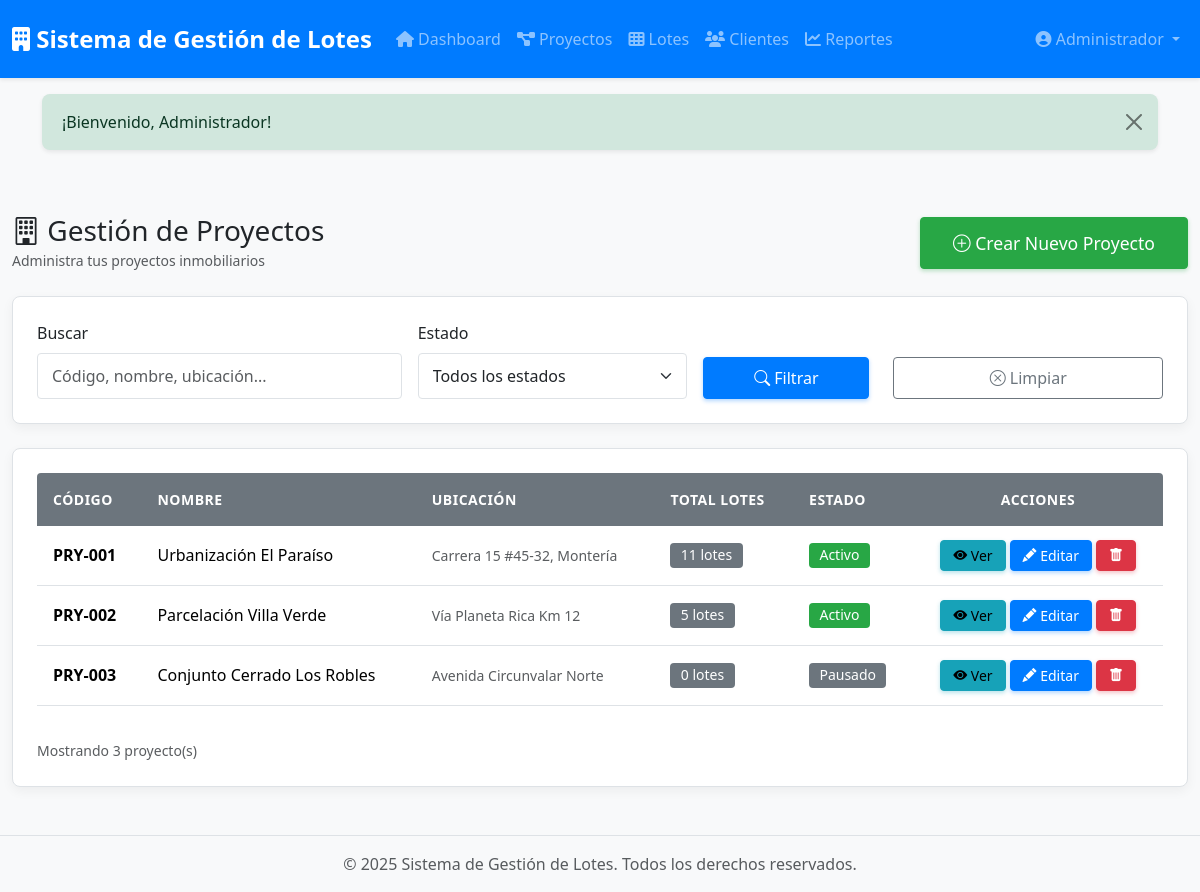
Page /proyectos (signed in) on the committed database.
### tables this page shows
CREATE TABLE `proyectos` (
  `id` int(10) UNSIGNED NOT NULL,
  `codigo` varchar(50) NOT NULL,
  `nombre` varchar(200) NOT NULL,
  `ubicacion` varchar(255) DEFAULT NULL,
  `descripcion` text DEFAULT NULL,
  `total_lotes` int(10) UNSIGNED DEFAULT 0,
  `estado` enum('activo','completado','pausado','cancelado') DEFAULT 'activo',
  `fecha_inicio` date DEFAULT NULL,
  `fecha_finalizacion` date DEFAULT NULL,
  `observaciones` text DEFAULT NULL,
  `created_at` timestamp NOT NULL DEFAULT current_timestamp(),
  `updated_at` timestamp NOT NULL DEFAULT current_timestamp() ON UPDATE current_timestamp()
);

### app/Views/proyectos/index.php (the view, shortened to what the rows shown need)
<div class="container-fluid py-4">
    <div class="d-flex justify-content-between align-items-center mb-4">
        <div>
            <h1 class="h3 mb-0">
                <i class="bi bi-building"></i> Gestión de Proyectos
            </h1>
            <small class="text-muted">Administra tus proyectos inmobiliarios</small>
        </div>
        <a href="/proyectos/create" class="btn btn-success btn-lg">
            <i class="bi bi-plus-circle"></i> Crear Nuevo Proyecto
        </a>
    </div>
    <div class="card mb-4">
        <div class="card-body">
            <form method="GET" action="/proyectos" class="row g-3">
                <div class="col-md-4">
                    <label for="busqueda" class="form-label">Buscar</label>
                    <input type="text" name="busqueda" id="busqueda" class="form-control"
                           placeholder="Código, nombre, ubicación..."
                           value="<?= htmlspecialchars($filtros['busqueda'] ?? '') ?>">
                </div>
                <div class="col-md-3">
                    <label for="estado" class="form-label">Estado</label>
                    <select name="estado" id="estado" class="form-select">
                        <option value="">Todos los estados</option>
                    </select>
                </div>
                <div class="col-md-2 d-flex align-items-end">
                    <button type="submit" class="btn btn-primary w-100 me-2">
                        <i class="bi bi-search"></i> Filtrar
                    </button>
                </div>
                <div class="col-md-3 d-flex align-items-end">
                    <a href="/proyectos" class="btn btn-outline-secondary w-100">
                        <i class="bi bi-x-circle"></i> Limpiar
                    </a>
                </div>
            </form>
        </div>
    </div>
    <div class="card">
        <div class="card-body">
            <?php if (empty($proyectos)): ?>
                <div class="text-center py-5">
                    <i class="bi bi-building display-1 text-muted"></i>
                    <p class="lead text-muted mt-3">No hay proyectos registrados</p>
                    <p class="text-muted">Comienza creando tu primer proyecto inmobiliario</p>
                    <a href="/proyectos/create" class="btn btn-success btn-lg mt-3">
                        <i class="bi bi-plus-circle"></i> Crear Primer Proyecto
                    </a>
                </div>
            <?php else: ?>
                <div class="table-responsive">
                    <table class="table table-hover align-middle">
                        <thead class="table-light">
                            <tr>
                                <th>Código</th>
                                <th>Nombre</th>
                                <th>Ubicación</th>
                                <th>Total Lotes</th>
                                <th>Estado</th>
                                <th class="text-center">Acciones</th>
                            </tr>
                        </thead>
                        <tbody>
                            <?php foreach ($proyectos as $proyecto): ?>
                                <tr>
                                    <td>
                                        <strong><?= htmlspecialchars($proyecto['codigo']) ?></strong>
                                    </td>
                                    <td>
                                        <?= htmlspecialchars($proyecto['nombre']) ?>
                                    </td>
                                    <td>
                                        <small class="text-muted">
                                            <?= htmlspecialchars($proyecto['ubicacion']) ?>
                                        </small>
                                    </td>
                                    <td>
                                        <span class="badge bg-secondary">
                                            <?= $proyecto['total_lotes'] ?? 0 ?> lotes
                                        </span>
                                    </td>
                                    <td>
                                        <?php
                                        $estadoBadge = [
                                            'planificacion' => 'bg-warning',
                                            'activo' => 'bg-success',
                                            'vendido' => 'bg-info',
                                            'suspendido' => 'bg-danger'
                                        ];
                                        $badgeClass = $estadoBadge[$proyecto['estado']] ?? 'bg-secondary';
                                        ?>
                                        <span class="badge <?= $badgeClass ?>">
                                            <?= ucfirst($proyecto['estado']) ?>
                                        </span>
                                    </td>
                                    <td>
                                        <div class="d-flex gap-1 justify-content-center">
                                            <a href="/proyectos/show/<?= $proyecto['id'] ?>"
                                               class="btn btn-sm btn-info"
                                               title="Ver proyecto y lotes">
                                                <i class="bi bi-eye-fill"></i> Ver
                                            </a>
                                            <a href="/proyectos/edit/<?= $proyecto['id'] ?>"
                                               class="btn btn-sm btn-primary"
                                               title="Editar proyecto">
                                                <i class="bi bi-pencil-fill"></i> Editar
                                            </a>
                                            <?php if (can('eliminar_proyectos')): ?>
                                                <button type="button"
                                                        class="btn btn-sm btn-danger"
                                                        title="Eliminar proyecto"
                                                        onclick="confirmarEliminacion(<?= $proyecto['id'] ?>, '<?= htmlspecialchars($proyecto['nombre']) ?>', <?= $proyecto['total_lotes'] ?? 0 ?>)">
                                                    <i class="bi bi-trash-fill"></i>
                                                </button>
                                            <?php endif; ?>
                                        </div>
                                    </td>
                                </tr>
                            <?php endforeach; ?>
                        </tbody>
                    </table>
                </div>
                <div class="mt-3">
                    <small class="text-muted">
                        Mostrando <?= count($proyectos) ?> proyecto(s)
                    </small>
                </div>
            <?php endif; ?>
        </div>
    </div>
</div>

### core/Router.php (shortened to what the rows shown need)
<?php
class Router
{
    private $routes = [];
    public function __construct($baseUrl = '')
    {
        $this->baseUrl = rtrim($baseUrl, '/');
    }
    private function addRoute($method, $uri, $handler)
    {
        $uri = '/' . trim($uri, '/');
        $this->routes[] = [
            'method' => $method,
            'uri' => $uri,
            'handler' => $handler,
            'pattern' => $this->convertUriToPattern($uri)
        ];
    }
    private function convertUriToPattern($uri)
    {
        $pattern = preg_replace('/\{([a-z_]+)\}/', '([^/]+)', $uri);
        return '#^' . $pattern . '$#';
    }
    public function dispatch()
    {
        $requestMethod = $_SERVER['REQUEST_METHOD'];
        $requestUri = $this->getRequestUri();
        foreach ($this->routes as $route) {
            if ($route['method'] !== $requestMethod) {
                continue;
            }
            if (preg_match($route['pattern'], $requestUri, $matches)) {
                array_shift($matches);
                return $this->callHandler($route['handler'], $matches);
            }
        }
    }
    private function getRequestUri()
    {
        $uri = parse_url($_SERVER['REQUEST_URI'], PHP_URL_PATH);
        return '/' . trim($uri, '/');
    }
    private function callHandler($handler, $params = [])
    {
        if (is_string($handler) && strpos($handler, '@') !== false) {
            list($controller, $method) = explode('@', $handler);
            $controllerInstance = new $controllerClass();
            return call_user_func_array([$controllerInstance, $method], $params);
        }
        throw new Exception("Invalid route handler");
    }
}

### rows in the picture
proyectos: codigo "PRY-001", nombre "Urbanización El Paraíso", ubicacion "Carrera 15 #45-32, Montería", total_lotes "11", estado "Activo"
proyectos: codigo "PRY-002", nombre "Parcelación Villa Verde", ubicacion "Vía Planeta Rica Km 12", total_lotes "5", estado "Activo"
proyectos: codigo "PRY-003", nombre "Conjunto Cerrado Los Robles", ubicacion "Avenida Circunvalar Norte", total_lotes "0", estado "Pausado"

### other values in the picture
count($proyectos) "3"
